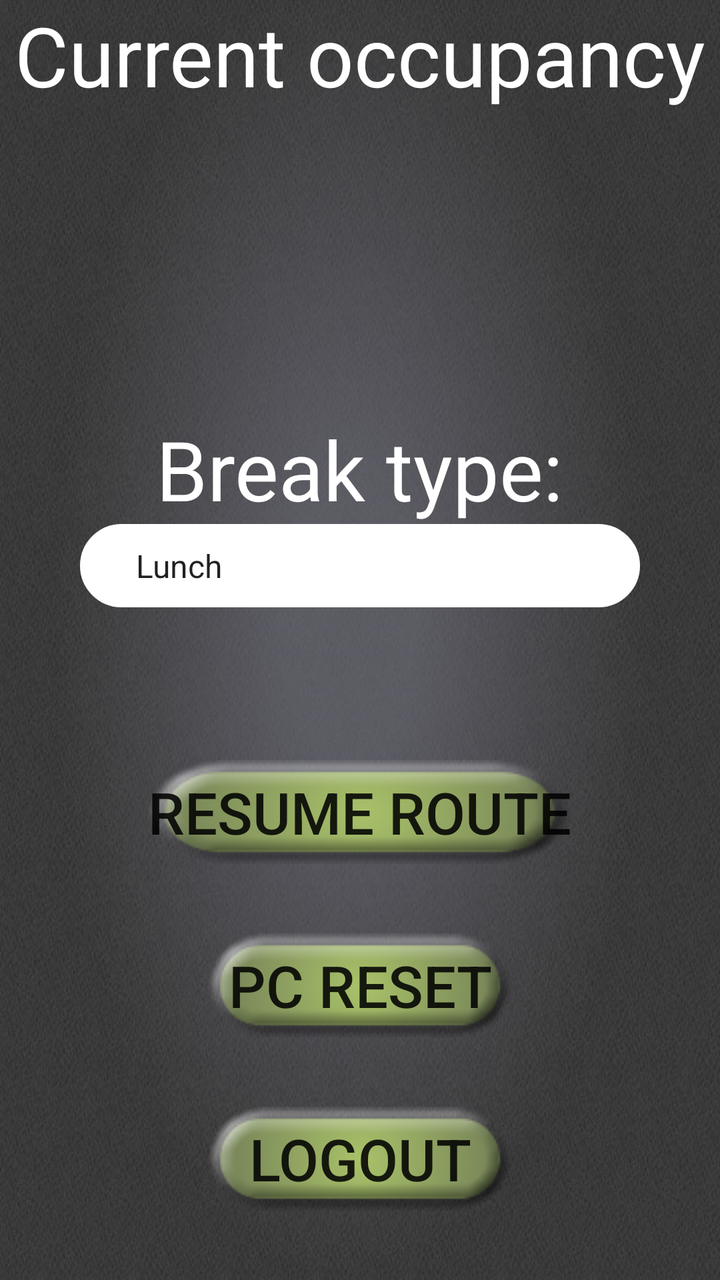
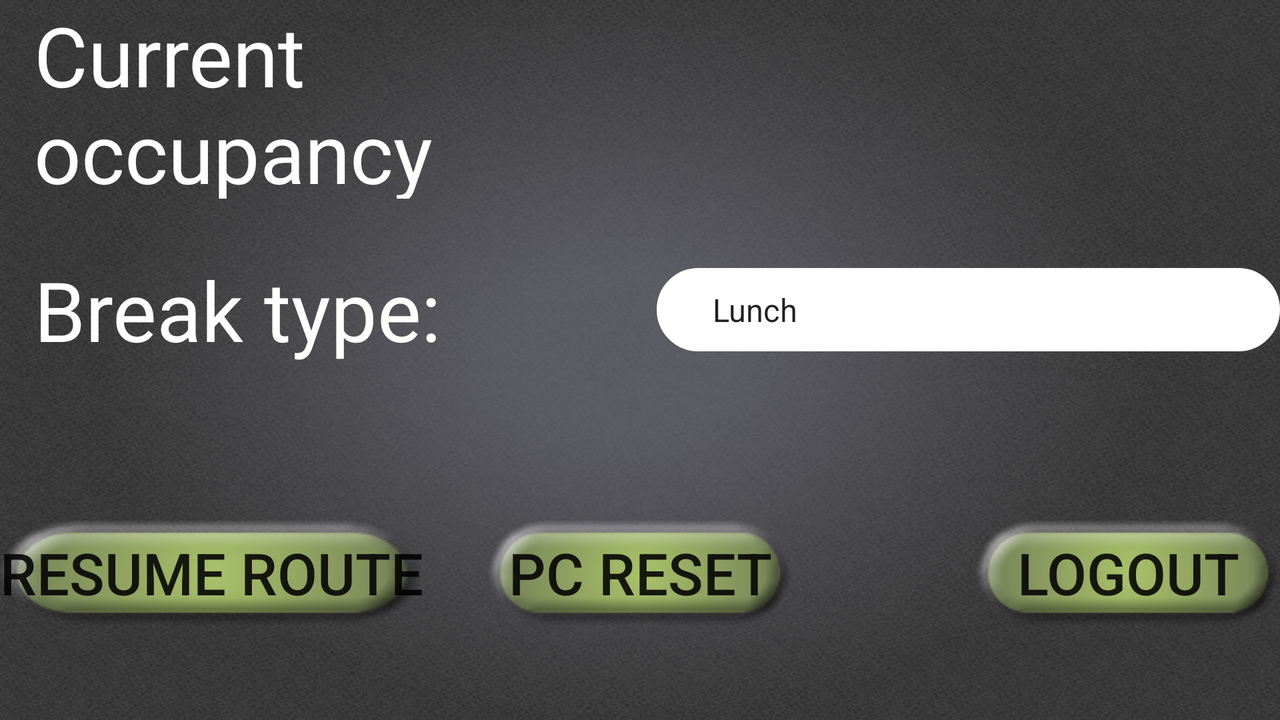

Two renders of one Android screen. The first uses the default layout on a phone; the second uses the alternative layout the repository ships for a different screen configuration, on a matching device. The two XML files are below.
<!-- AndroidManifest.xml: activity theme AppTheme.NoActionBar -->
<!-- res/layout/activity_main.xml -->
<?xml version="1.0" encoding="utf-8"?>
<RelativeLayout xmlns:android="http://schemas.android.com/apk/res/android"
    xmlns:app="http://schemas.android.com/apk/res-auto"
    xmlns:tools="http://schemas.android.com/tools"
    android:layout_width="match_parent"
    android:layout_height="match_parent"
    tools:context="com.micronet.bridgetechbusoccupancy.MainActivity">
    
        
        
        
        

        
            
            
            
            
            
                
                
                
        

    
    <LinearLayout
        android:layout_alignParentTop="true"
        android:layout_width="match_parent"
        android:layout_height="match_parent"
        android:orientation="vertical"
        android:background="@drawable/background"
        android:layout_centerHorizontal="true">
        <LinearLayout
            android:layout_width="match_parent"
            android:layout_height="0dp"
            android:orientation="vertical"
            android:id="@+id/occupancy"
            android:layout_weight="1">
            <TextView
                android:layout_width="wrap_content"
                android:layout_height="wrap_content"
                android:layout_gravity="center_horizontal"
                android:text="@string/current_occupancy"
                android:textSize="@dimen/text_size"
                android:textColor="@color/white"/>
            <TextView
                android:id="@+id/occupancy_view"
                android:layout_gravity="center_horizontal"
                android:layout_width="wrap_content"
                android:layout_height="wrap_content"
                android:textSize="28pt"
                android:textColor="@color/white"
                android:fontFamily="serif-monospace"
                android:background="@color/black"/>
        </LinearLayout>
        <TextView
            android:layout_width="wrap_content"
            android:layout_height="0dp"
            android:layout_weight="0.2"
            android:id="@+id/clock_in_status"
            android:textSize="@dimen/text_size"
            android:textColor="@color/white"
            android:layout_gravity="center_horizontal"/>
        <LinearLayout
            android:layout_weight="1"
            android:layout_width="match_parent"
            android:layout_height="0dp"
            android:id="@+id/break_select"
            android:orientation="vertical">
            <TextView
                android:layout_gravity="center_horizontal"
                android:layout_width="wrap_content"
                android:layout_height="wrap_content"
                android:text="@string/break_type"
                android:textSize="@dimen/text_size"
                android:textColor="@color/white"/>
            <Spinner
                android:id="@+id/break_select_spinner"
                android:layout_width="match_parent"
                android:layout_height="wrap_content"
                android:entries="@array/break_types"
                android:textSize="@dimen/text_size"
                android:background="@drawable/rounded_border"
                android:layout_marginStart="40dp"
                android:layout_marginEnd="40dp"
                android:layout_marginBottom="20dp"/>
        </LinearLayout>
        
        <LinearLayout
            android:layout_gravity="center_horizontal"
            android:layout_width="wrap_content"
            android:layout_height="0dp"
            android:layout_weight="0.5">
            <Button
                android:id="@+id/clock_in_status_button"
                android:layout_width="wrap_content"
                android:layout_height="wrap_content"
                android:text="@string/resume_route"
                android:textSize="@dimen/button_text_size"
                android:background="@drawable/btn_background"/>
        </LinearLayout>
        <LinearLayout
            android:layout_gravity="center_horizontal"
            android:layout_width="wrap_content"
            android:layout_height="0dp"
            android:layout_weight="0.5">
            <Button
                android:layout_width="wrap_content"
                android:layout_height="wrap_content"
                android:text="@string/pc_reset"
                android:textSize="@dimen/button_text_size"
                android:background="@drawable/btn_background"
                android:onClick="onClickPcReset"/>
        </LinearLayout>
        <LinearLayout
            android:id="@+id/logout_layout"
            android:layout_gravity="center_horizontal"
            android:layout_width="wrap_content"
            android:layout_height="0dp"
            android:layout_weight="0.5">
            <Button
                android:layout_width="wrap_content"
                android:layout_height="wrap_content"
                android:text="@string/logout"
                android:textSize="@dimen/button_text_size"
                android:background="@drawable/btn_background"
                android:onClick="onClickLogout"/>
        </LinearLayout>
    </LinearLayout>
</RelativeLayout>
<!-- resources referenced by this layout -->
<resources>
  <string-array name="break_types">
          <item>Lunch</item>
          <item>Coffee</item>
          <item>Relief</item>
      </string-array>
  <dimen name="button_text_size">14pt</dimen>
  <dimen name="text_size">20pt</dimen>
  <!-- drawable background: png bitmap (drawable, 599858 bytes) -->
  <!-- drawable btn_background: png bitmap (drawable, 5684 bytes) -->
  <!-- drawable rounded_border (drawable) -->
  <?xml version="1.0" encoding="utf-8"?>
  <shape xmlns:android="http://schemas.android.com/apk/res/android">
      <stroke
          android:width="4dp"
          android:color="#ffffff" />
  
      <solid
          android:color="#ffffff"
          />
  
      <corners android:radius="240dp" />
  
      <padding
          android:left="20dp"
          android:top="10dp"
          android:right="20dp"
          android:bottom="10dp">
      </padding>
  </shape>
  <string name="break_type">Break type:</string>
  <string name="current_occupancy">Current occupancy</string>
  <string name="logout">Logout</string>
  <string name="pc_reset">PC Reset</string>
  <string name="resume_route">Resume route</string>
  <style name="AppTheme.NoActionBar">
          <item name="windowActionBar">false</item>
          <item name="windowNoTitle">true</item>
      </style>
</resources>
<!-- res/layout-land/activity_main.xml (the author's variant of the layout above) -->
<!-- drawn on the phone turned sideways -->
<?xml version="1.0" encoding="utf-8"?>

<RelativeLayout xmlns:android="http://schemas.android.com/apk/res/android"
    xmlns:app="http://schemas.android.com/apk/res-auto"
    xmlns:tools="http://schemas.android.com/tools"
    android:layout_width="match_parent"
    android:layout_height="match_parent"
    tools:context="com.micronet.bridgetechbusoccupancy.MainActivity">
    <LinearLayout
        android:layout_alignParentTop="true"
        android:layout_width="match_parent"
        android:layout_height="match_parent"
        android:orientation="vertical"
        android:gravity="center"
        android:background="@drawable/background">
        <LinearLayout
            android:layout_width="match_parent"
            android:layout_gravity="center_vertical"
            android:layout_height="0dp"
            android:orientation="horizontal"
            android:id="@+id/occupancy"
            android:layout_marginBottom="@dimen/main_vertical_margin_landscape"
            android:layout_weight="1">
            <TextView
                android:layout_marginLeft="@dimen/main_landscape_left_margin"
                android:layout_width="0dp"
                android:layout_weight="1"
                android:layout_height="wrap_content"
                android:layout_gravity="center"
                android:text="@string/current_occupancy"
                android:textSize="@dimen/text_size"
                android:textColor="@color/white"/>
            <LinearLayout
                android:layout_width="wrap_content"
                android:layout_height="wrap_content"
                android:layout_gravity="center_vertical"
                android:layout_weight="1">
                <TextView
                    android:id="@+id/occupancy_view"
                    android:layout_width="wrap_content"
                    android:layout_height="wrap_content"
                    android:gravity="center"
                    android:background="@color/black"
                    android:fontFamily="serif-monospace"
                    android:textColor="@color/white"
                    android:textSize="28pt" />
            </LinearLayout>
        </LinearLayout>
        <LinearLayout
            android:layout_marginBottom="@dimen/main_vertical_margin_landscape"
            android:layout_weight="1"
            android:layout_gravity="center_vertical"
            android:layout_width="match_parent"
            android:layout_height="0dp"
            android:id="@+id/break_select"
            android:orientation="horizontal">
            <TextView
                android:layout_marginLeft="@dimen/main_landscape_left_margin"
                android:layout_gravity="center"
                android:layout_width="0dp"
                android:layout_weight="1"
                android:layout_height="wrap_content"
                android:text="@string/break_type"
                android:textSize="@dimen/text_size"
                android:textColor="@color/white"/>
            <Spinner
                android:layout_gravity="center"
                android:id="@+id/break_select_spinner"
                android:layout_width="0dp"
                android:layout_weight="1"
                android:layout_height="wrap_content"
                android:entries="@array/break_types"
                android:textSize="@dimen/text_size"
                android:background="@drawable/rounded_border"/>
        </LinearLayout>
        <TextView
            android:layout_width="wrap_content"
            android:layout_height="0dp"
            android:layout_weight="0.5"
            android:id="@+id/clock_in_status"
            android:textSize="@dimen/text_size"
            android:textColor="@color/white"
            android:layout_gravity="center_horizontal"/>
        <LinearLayout
            android:layout_width="match_parent"
            android:layout_height="0dp"
            android:layout_weight="1"
            android:layout_gravity="center">
            <LinearLayout
                android:layout_width="0dp"
                android:layout_weight="1"
                android:layout_height="match_parent"
                android:layout_gravity="center_horizontal">
                <Button
                    android:id="@+id/clock_in_status_button"
                    android:layout_width="wrap_content"
                    android:layout_height="wrap_content"
                    android:text="@string/resume_route"
                    android:textSize="@dimen/button_text_size"
                    android:background="@drawable/btn_background"/>
            </LinearLayout>
            <LinearLayout
                android:layout_gravity="center_horizontal"
                android:layout_width="0dp"
                android:layout_height="match_parent"
                android:layout_weight="1">
                <Button
                    android:layout_width="wrap_content"
                    android:layout_height="wrap_content"
                    android:text="@string/pc_reset"
                    android:textSize="@dimen/button_text_size"
                    android:background="@drawable/btn_background"
                    android:onClick="onClickPcReset"/>
            </LinearLayout>
            <LinearLayout
                android:id="@+id/logout_layout"
                android:layout_width="wrap_content"
                android:layout_height="match_parent"
                android:layout_gravity="center_horizontal">
                <Button
                    android:layout_width="0dp"
                    android:layout_weight="1"
                    android:layout_height="wrap_content"
                    android:text="@string/logout"
                    android:textSize="@dimen/button_text_size"
                    android:background="@drawable/btn_background"
                    android:onClick="onClickLogout"/>
            </LinearLayout>
        </LinearLayout>
    </LinearLayout>
</RelativeLayout>
<!-- resources referenced by the variant -->
<!-- as the phone turned sideways resolves them -->
<resources>
  <string-array name="break_types">
          <item>Lunch</item>
          <item>Coffee</item>
          <item>Relief</item>
      </string-array>
  <dimen name="button_text_size">14pt</dimen>
  <dimen name="main_landscape_left_margin">17dp</dimen>
  <dimen name="main_vertical_margin_landscape">6dp</dimen>
  <dimen name="text_size">20pt</dimen>
  <!-- drawable background: png bitmap (drawable, 599858 bytes) -->
  <!-- drawable btn_background: png bitmap (drawable, 5684 bytes) -->
  <!-- drawable rounded_border (drawable) -->
  <?xml version="1.0" encoding="utf-8"?>
  <shape xmlns:android="http://schemas.android.com/apk/res/android">
      <stroke
          android:width="4dp"
          android:color="#ffffff" />
  
      <solid
          android:color="#ffffff"
          />
  
      <corners android:radius="240dp" />
  
      <padding
          android:left="20dp"
          android:top="10dp"
          android:right="20dp"
          android:bottom="10dp">
      </padding>
  </shape>
  <string name="break_type">Break type:</string>
  <string name="current_occupancy">Current occupancy</string>
  <string name="logout">Logout</string>
  <string name="pc_reset">PC Reset</string>
  <string name="resume_route">Resume route</string>
  <style name="AppTheme.NoActionBar">
          <item name="windowActionBar">false</item>
          <item name="windowNoTitle">true</item>
      </style>
</resources>
